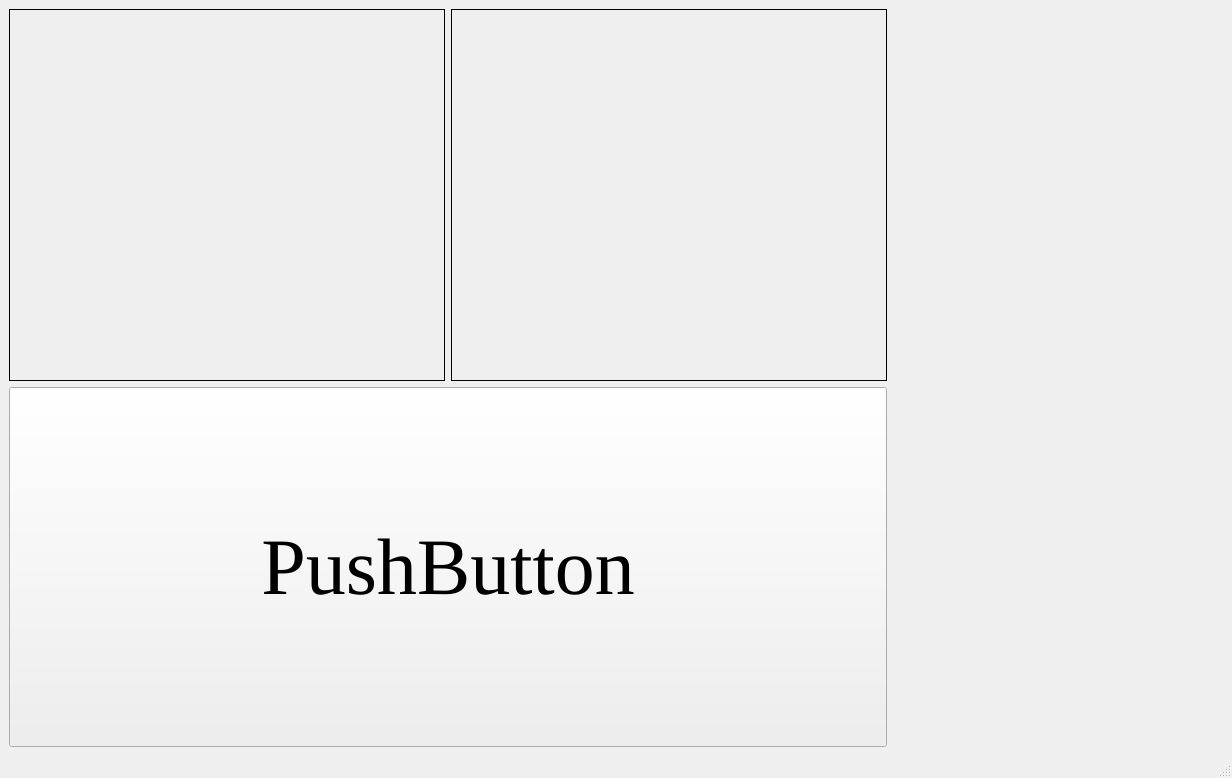
<?xml version="1.0" encoding="UTF-8"?>
<ui version="4.0">
 <class>MainWindow</class>
 <widget class="QMainWindow" name="MainWindow">
  <property name="geometry">
   <rect>
    <x>0</x>
    <y>0</y>
    <width>1232</width>
    <height>778</height>
   </rect>
  </property>
  <property name="windowTitle">
   <string>MainWindow</string>
  </property>
  <widget class="QWidget" name="centralwidget">
   <layout class="QHBoxLayout" name="horizontalLayout_3">
    <item>
     <layout class="QHBoxLayout" name="horizontalLayout_2" stretch="2,1">
      <item>
       <layout class="QVBoxLayout" name="verticalLayout">
        <item>
         <layout class="QHBoxLayout" name="horizontalLayout">
          <item>
           <widget class="QLabel" name="LB1">
            <property name="frameShape">
             <enum>QFrame::Box</enum>
            </property>
            <property name="text">
             <string/>
            </property>
           </widget>
          </item>
          <item>
           <widget class="QLabel" name="LB2">
            <property name="frameShape">
             <enum>QFrame::Box</enum>
            </property>
            <property name="text">
             <string/>
            </property>
           </widget>
          </item>
         </layout>
        </item>
        <item>
         <widget class="QPushButton" name="PB">
          <property name="minimumSize">
           <size>
            <width>0</width>
            <height>360</height>
           </size>
          </property>
          <property name="font">
           <font>
            <family>Times New Roman</family>
            <pointsize>60</pointsize>
            <weight>50</weight>
            <italic>false</italic>
            <bold>false</bold>
           </font>
          </property>
          <property name="text">
           <string>PushButton</string>
          </property>
         </widget>
        </item>
       </layout>
      </item>
      <item>
       <widget class="QWidget" name="ControlW" native="true">
        <property name="minimumSize">
         <size>
          <width>330</width>
          <height>0</height>
         </size>
        </property>
        <property name="maximumSize">
         <size>
          <width>330</width>
          <height>16777215</height>
         </size>
        </property>
       </widget>
      </item>
     </layout>
    </item>
   </layout>
  </widget>
  <widget class="QMenuBar" name="menubar">
   <property name="geometry">
    <rect>
     <x>0</x>
     <y>0</y>
     <width>1232</width>
     <height>22</height>
    </rect>
   </property>
  </widget>
  <widget class="QStatusBar" name="statusbar"/>
 </widget>
 <resources/>
 <connections/>
</ui>
